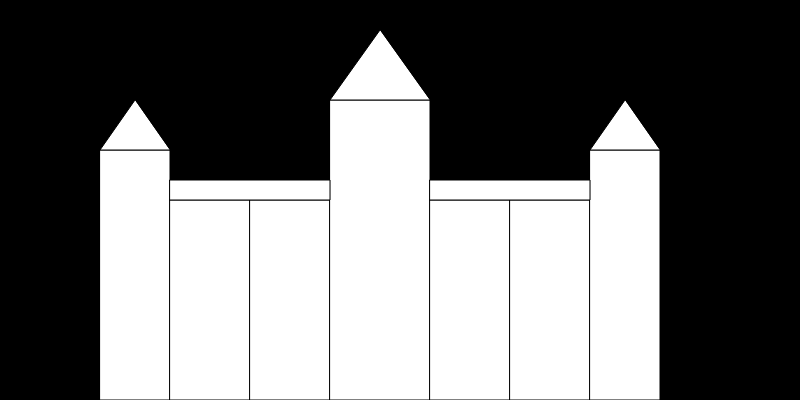
Frame 1 (no input)
Frame 60 (no input): identical to frame 1, image omitted
Frame 120 (the mouse pressed at the canvas centre since frame 60): identical to frame 1, image omitted

The p5.js sketch that drew this single still picture (run headless with seeded random() and noise() and a simulated clock; from frame 60 on, the mouse is pressed at the canvas centre):

// p5.js sketch
// ── sketch.js


function setup() {
  createCanvas(800,400);
  
}

function draw() {
  background("black");  
  
  fill("white");
  rect(100,150,70,250);
  rect(170,200,80,200);
  rect(250,200,80,200);
  rect(330,100,100,300);
  rect(430,200,80,200);
  rect(510,200,80,200);
  rect(590,150,70,250);
  triangle(135,100,100,150,170,150);
  triangle(380,30,330,100,430,100);
  triangle(625,100,590,150,660,150);
  rect(170,180,160,20);
  rect(430,180,160,20);
}
